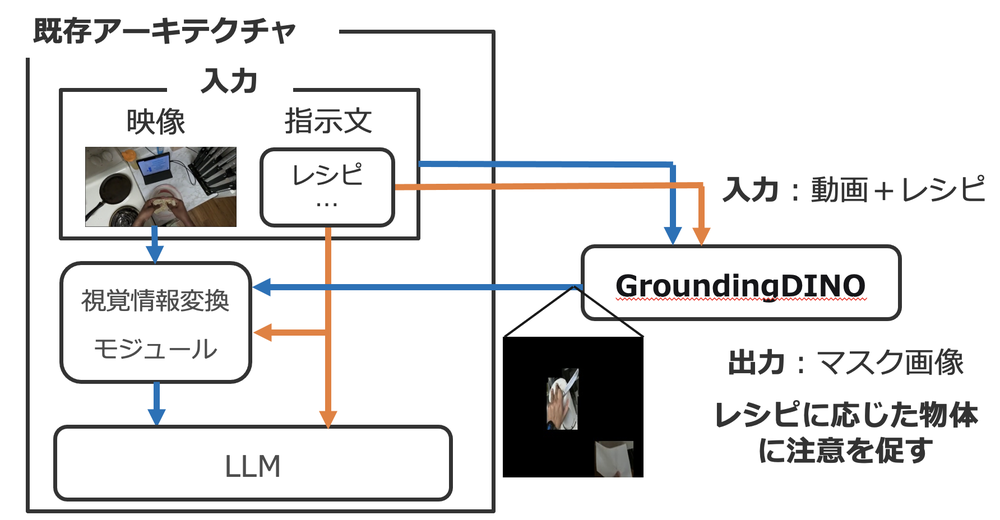
#> input picture public/NTTRandD.png, 1000 x 520 px, shrunk from 1784 x 928 before the run, found by its file name
$ python blur.py
#> lines starting #> are read from the running program, lines starting #| are printed output that depends on the picture
from PIL import Image, ImageFilter

# 画像を開く
input_image = "/Users/sk/code/sosui.github.io/public/NTTRandD.png"  # 入力画像のパス
output_image = "./NTTRandD.png"  # 出力画像のパス

# 画像を開く
image = Image.open(input_image)
#> image is the input picture: PIL image 1000x520 RGBA; mean R, G, B, A 224.5, 224.2, 224.2, 255

# 画像をぼかす（GaussianBlurの例）
blurred_image = image.filter(ImageFilter.GaussianBlur(radius=15))
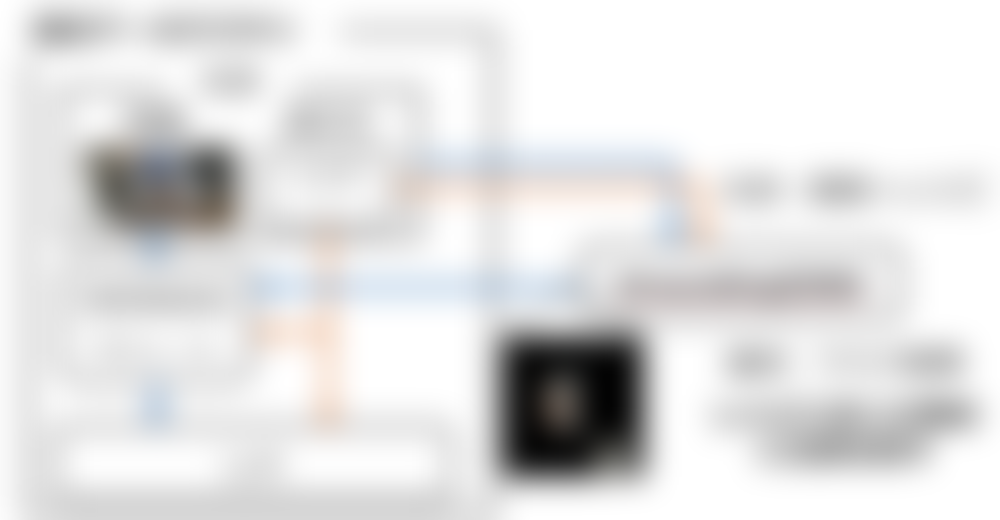
#> blurred_image: PIL image 1000x520 RGBA; mean R, G, B, A 224.8, 224.5, 224.5, 255

# 画像を保存
blurred_image.save(output_image)

print("画像をぼかして保存しました:", output_image)

$ run again, with public/MEWB.png copied over public/NTTRandD.png
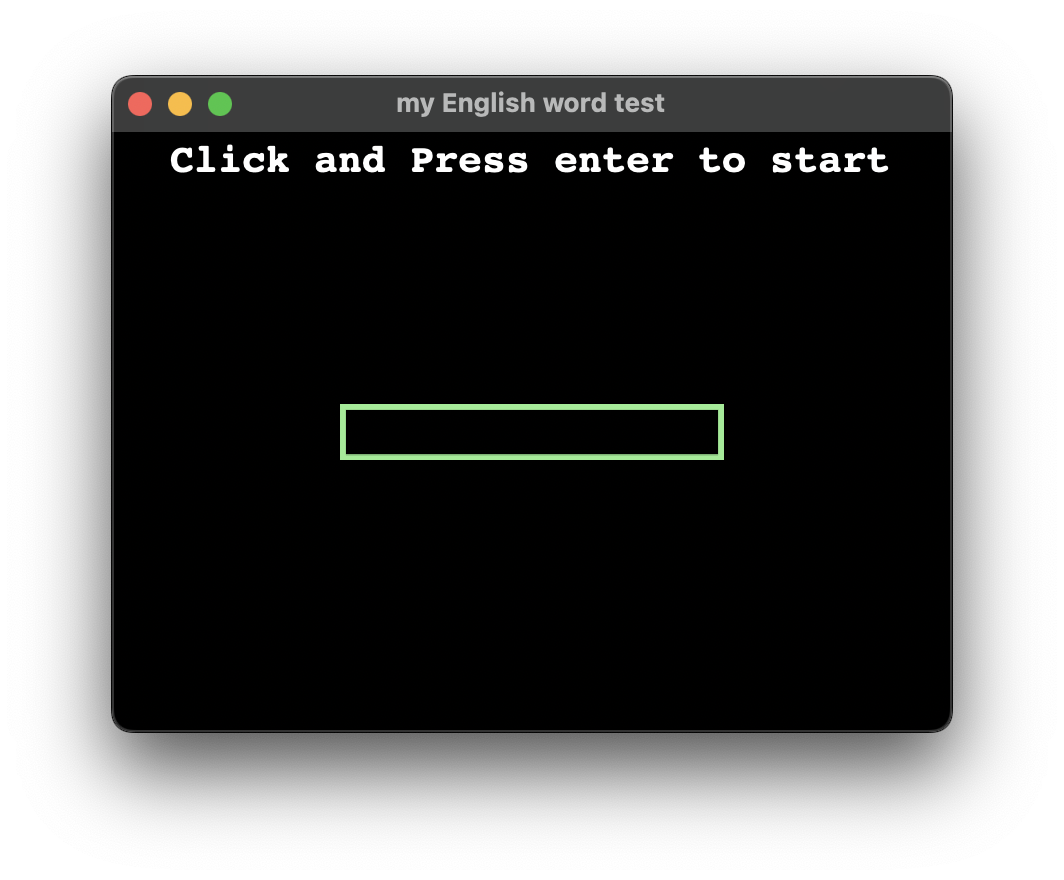
#> input picture public/MEWB.png, 1064 x 880 px, found by its file name
#> image is the input picture: PIL image 1064x880 RGBA; mean R, G, B, A 6.6, 6.9, 6.4, 161.1
#> `blurred_image = image.filter(ImageFilter.GaussianBlur(radius=15))`:
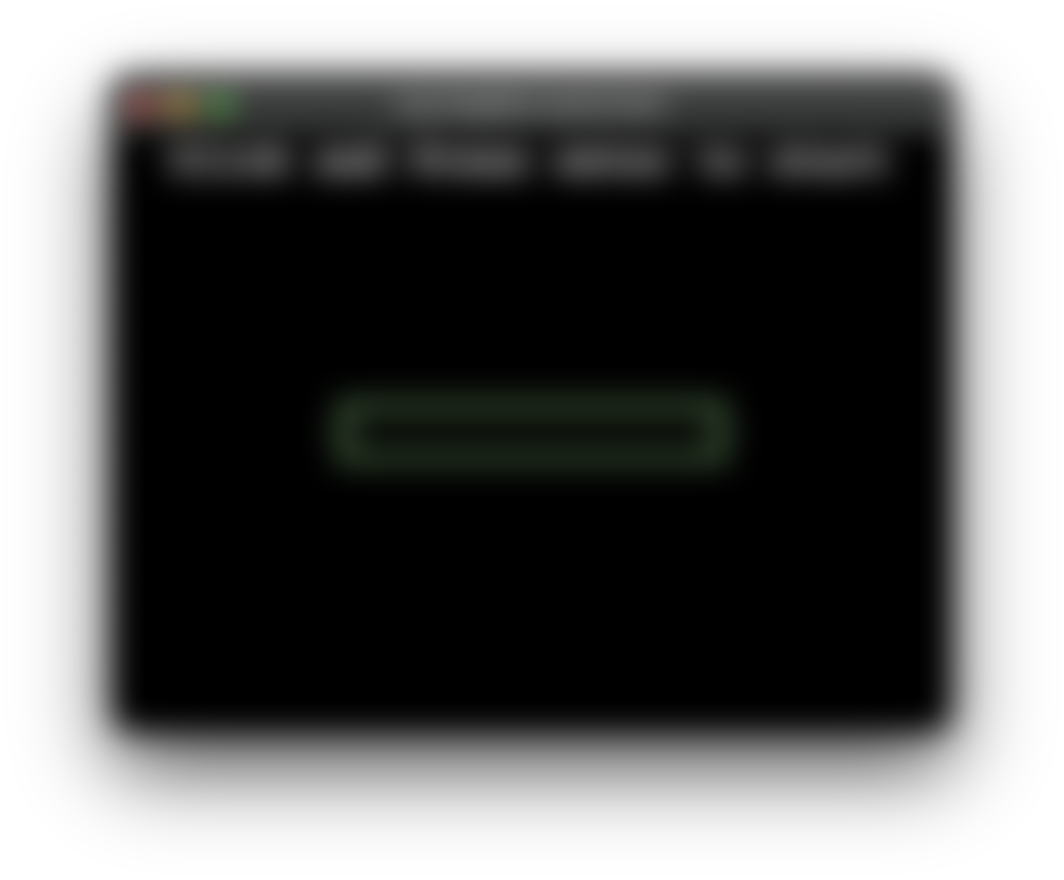
#> blurred_image: PIL image 1064x880 RGBA; mean R, G, B, A 6.5, 6.8, 6.3, 161.1; transparent parts drawn white
